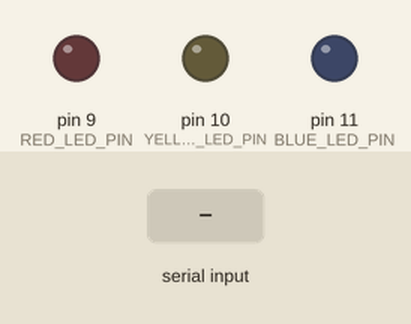
This sketch was run on a simulated Arduino Uno, built with avr-gcc and run on an emulated ATmega328P. Shown: output pins drawn as LEDs (lit = HIGH). The test bench sets the inputs (shaded band).

Above: at 1.2 s.
1.3 s: "R:45:320\n" received over Serial
At 2.5 s:
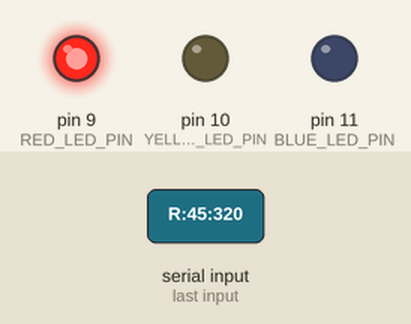
2.8 s: "1:90:45\n" received over Serial
At 3.6 s:
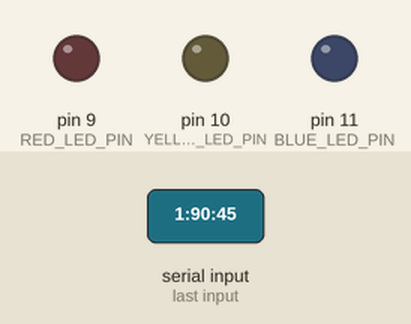
Timing chart, 0 to 5.8 s (numbered marks = the images above; inputs shaded):
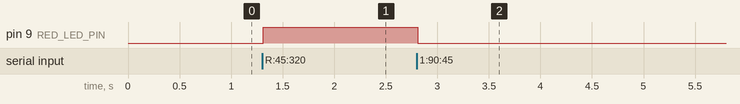

The sketch:

arduino.ino
```cpp
// --- Arduino側 (受信側) スケッチ (赤・青・黄) ---// 各LEDを接続するピン番号を定義
//カメラで読み取った三色のボールの色に対応して三色のLEDをつけるコード

const int RED_LED_PIN = 9;
const int YELLOW_LED_PIN = 10;
const int BLUE_LED_PIN = 11;

// データ受信用変数
String inputString = "";
boolean stringComplete = false;

void setup() {
  Serial.begin(9600);

  // 読み込みのタイムアウトを短く設定（重要：これでブロックされるのを防ぐ）
  Serial.setTimeout(10);

  pinMode(RED_LED_PIN, OUTPUT);
  pinMode(YELLOW_LED_PIN, OUTPUT);
  pinMode(BLUE_LED_PIN, OUTPUT);

  allLedsOff();
}

void loop() {
  // データが来ているか確認
  if (Serial.available() > 0) {
    // ★重要: バッファに溜まっている古いデータを読み捨てて、最新の1行だけを取る工夫
    // python側で通信量を減らしていれば、単純に readStringUntil でOKですが、
    // 万が一溜まってしまった場合、ここで最新の '\n' まで読み進める処理を入れるとさらに良いです。
    // 今回はシンプルに「区切り文字(\n)まで一気に読む」ことで対応します。

    String receivedData = Serial.readStringUntil('\n');
    receivedData.trim(); // 余計な空白や改行を除去

    // データが空でなければ解析開始
    if (receivedData.length() > 0) {
      parseAndExecute(receivedData);
    }
  }
}

// データ解析実行関数
// 受信データ例: "R:45:320" (コマンド:距離:X座標)
void parseAndExecute(String data) {

  // 区切り文字 ':' の位置を探す
  int firstColon = data.indexOf(':');
  int secondColon = data.lastIndexOf(':');

  // データが正しい形式かチェック（コロンが2つあるか）
  if (firstColon > 0 && secondColon > 0 && secondColon > firstColon) {

    // 1. コマンド文字を取り出す (例: "R")
    String cmdStr = data.substring(0, firstColon);
    char command = cmdStr.charAt(0);

    // 2. 距離を取り出す (例: "45") -> 今回はLED制御には使いませんが、モータ制御で使えます
    String distStr = data.substring(firstColon + 1, secondColon);
    int distance = distStr.toInt();

    // 3. X座標を取り出す (例: "320") -> モータ制御(左右旋回)で使えます
    String xStr = data.substring(secondColon + 1);
    int x_pos = xStr.toInt();

    // LED制御 (モータ制御もここに書く)
    controlLEDs(command);

    // デバッグ用: 受け取った数値を確認したい場合のみコメントアウトを外す
    // Serial.print("CMD:"); Serial.print(command);
    // Serial.print(" Dist:"); Serial.print(distance);
    // Serial.print(" X:"); Serial.println(x_pos);
  }
}

void controlLEDs(char command) {
  // 状態が変わる前に一度消す（必要に応じて残してもOK）
  allLedsOff();

  switch (command) {
    case 'R':
      digitalWrite(RED_LED_PIN, HIGH);
      break;
    case 'B':
      digitalWrite(BLUE_LED_PIN, HIGH);
      break;
    case 'Y':
      digitalWrite(YELLOW_LED_PIN, HIGH);
      break;
    case 'N':
      // 何もしない（allLedsOffで消えているため）
      break;
  }
}

void allLedsOff() {
  digitalWrite(RED_LED_PIN, LOW);
  digitalWrite(YELLOW_LED_PIN, LOW);
  digitalWrite(BLUE_LED_PIN, LOW);
}
```

Measured:
- after the input at 1.3 s, pin 9 (RED_LED_PIN): LOW → HIGH at once
- after the input at 2.8 s, pin 9 (RED_LED_PIN): HIGH → LOW at once
